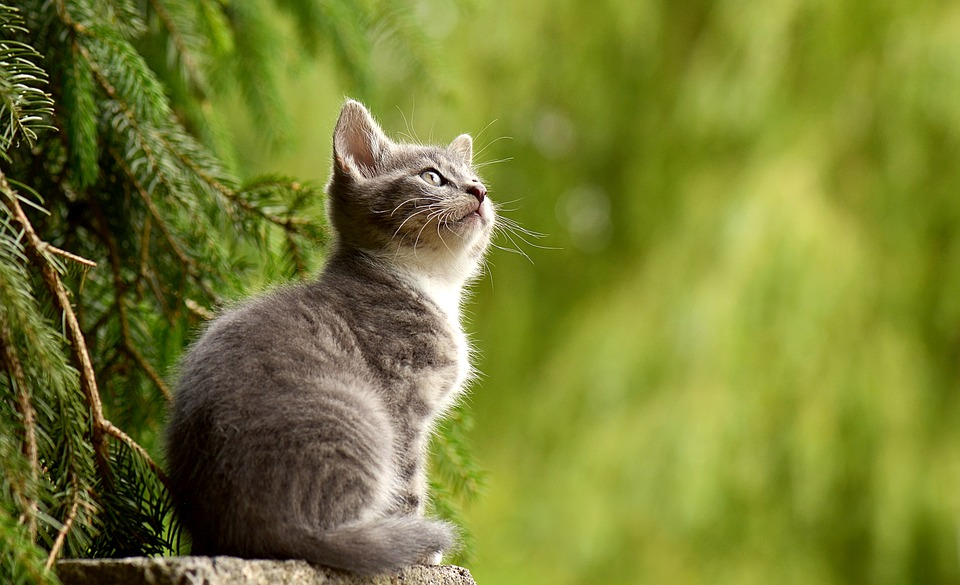
#> input picture images/cat0.jpg, 960 x 585 px
$ jupyter execute utility-work.ipynb
#> lines starting #> are read from the running program, lines starting #| are printed output that depends on the picture
[cell 1]
import cv2
import matplotlib.pyplot as plt

[cell 2]
img = cv2.imread('../images/cat0.jpg')
#> img is the input picture: shape (585, 960, 3); mean B, G, R 49.9, 126.1, 119.4

[cell 3]
img = cv2.cvtColor(img, cv2.COLOR_BGR2RGB)

[cell 4]
plt.imshow(img);

[cell 5]
img =img/255

[cell 6]
img_2 = img*1.9

[cell 7]
plt.imshow(img_2)
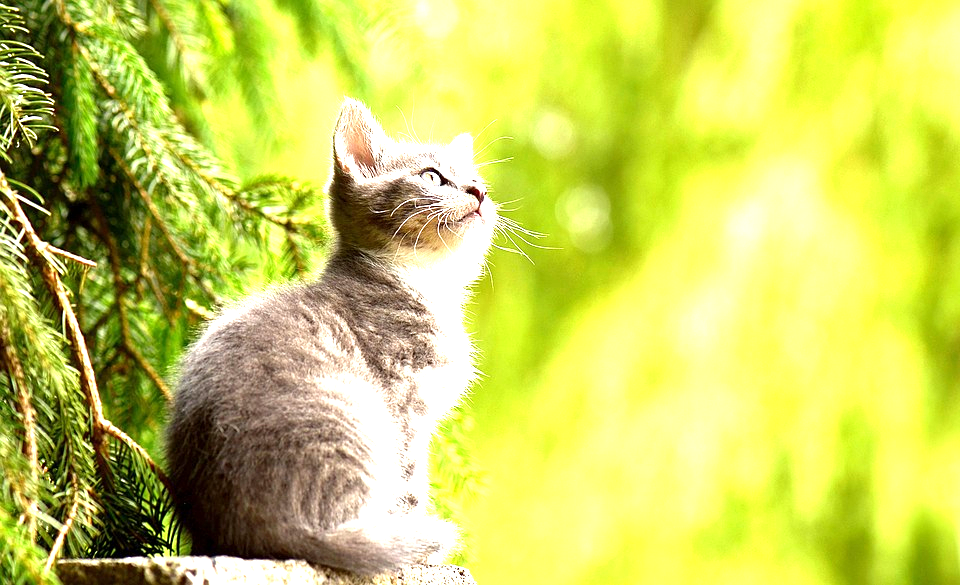
#> shown: shape (585, 960, 3) float64; mean R, G, B 0.797, 0.818, 0.355


$ run again, with images/cat1.jpg copied over images/cat0.jpg
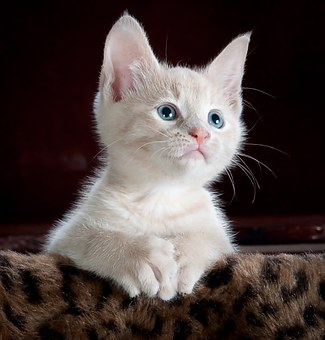
#> input picture images/cat1.jpg, 325 x 340 px
#> img is the input picture: shape (340, 325, 3); mean B, G, R 64.3, 66.9, 78.5
#> `[cell 7] plt.imshow(img_2)`:
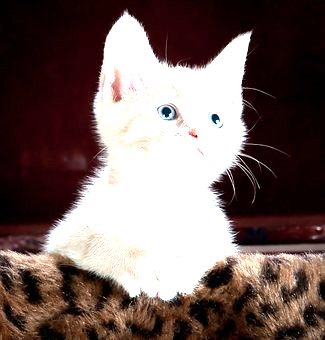
#> shown: shape (340, 325, 3) float64; mean R, G, B 0.46, 0.39, 0.378

$ run again, with images/cat2.jpg copied over images/cat0.jpg
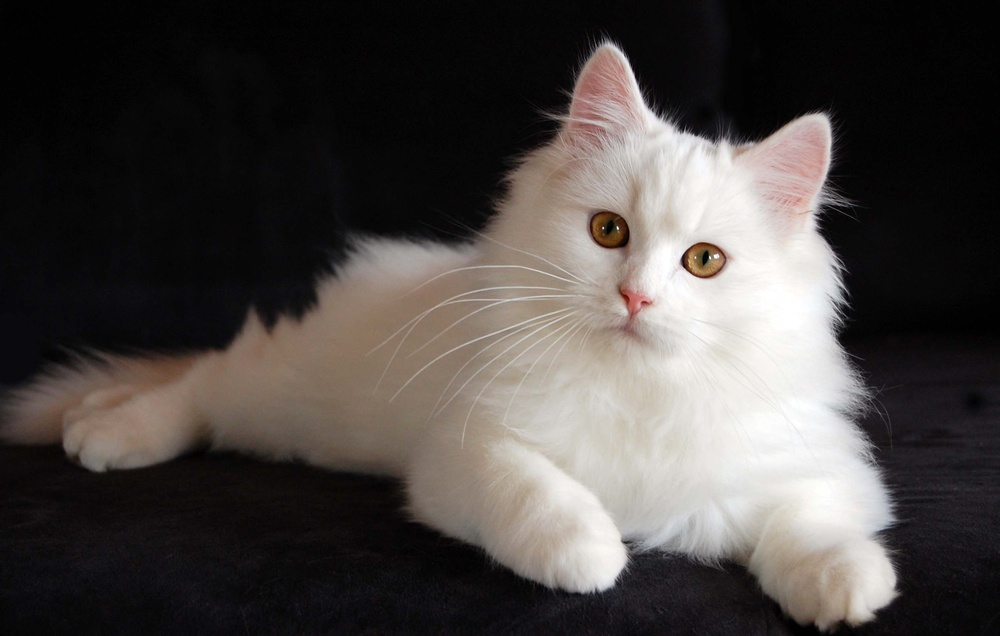
#> input picture images/cat2.jpg, 1000 x 636 px, shrunk from 3008 x 1912 before the run
#> img is the input picture: shape (636, 1000, 3); mean B, G, R 67.9, 70.3, 75.2
#> `[cell 7] plt.imshow(img_2)`:
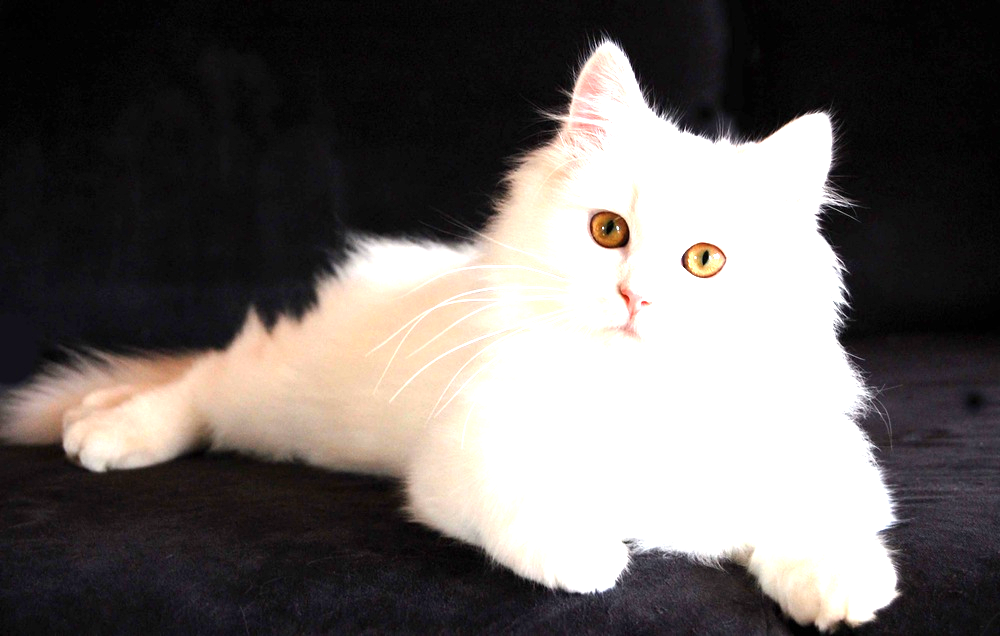
#> shown: shape (636, 1000, 3) float64; mean R, G, B 0.423, 0.403, 0.394

$ run again, with images/cat3.jpg copied over images/cat0.jpg
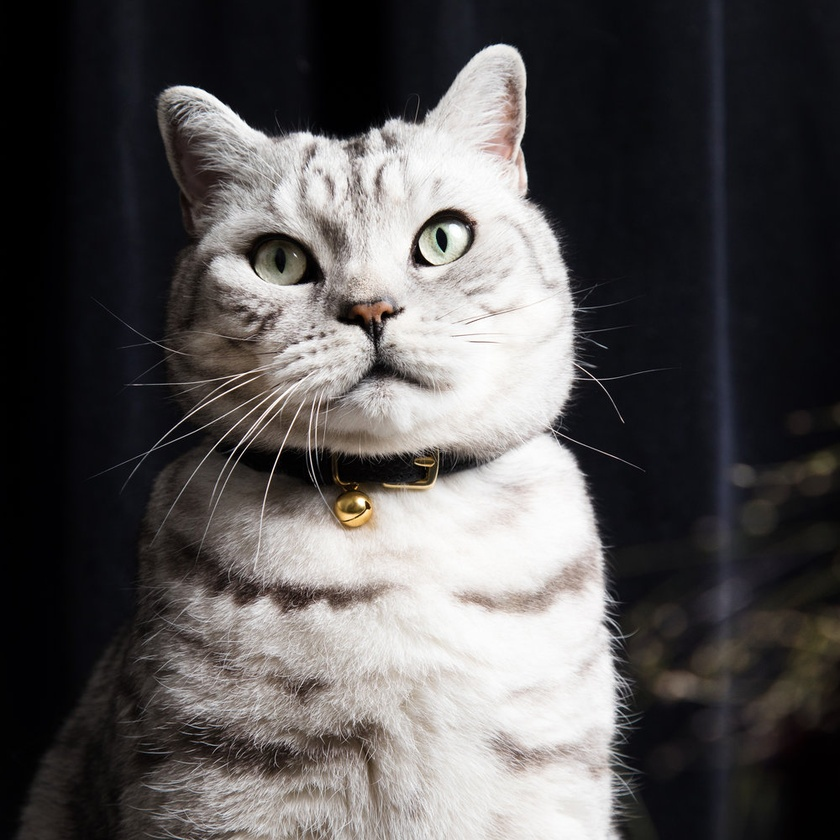
#> input picture images/cat3.jpg, 840 x 840 px, shrunk from 1000 x 1000 before the run
#> img is the input picture: shape (840, 840, 3); mean B, G, R 83.4, 83.4, 86
#> `[cell 7] plt.imshow(img_2)`:
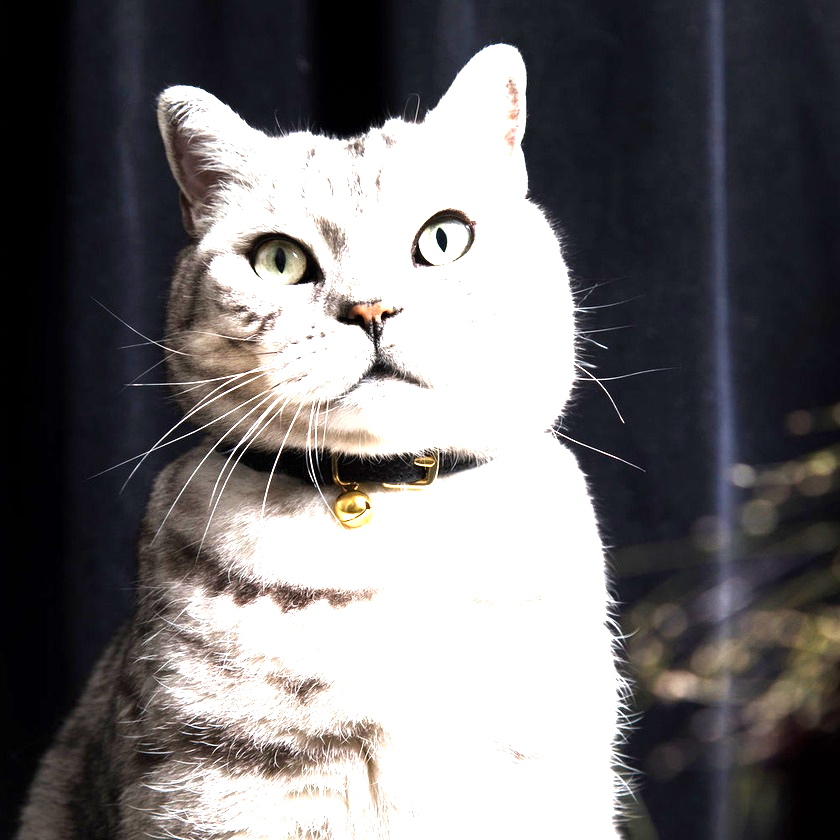
#> shown: shape (840, 840, 3) float64; mean R, G, B 0.455, 0.445, 0.452
